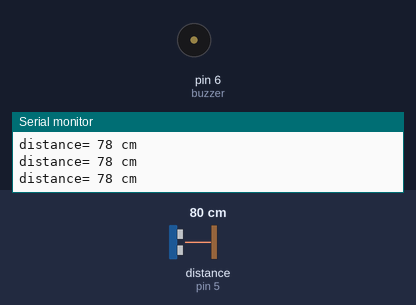
The sketch below on a simulated Arduino Uno, built with avr-gcc and run on an emulated ATmega328P. Parts: buzzer (waves = sounding, pin HIGH), the last lines printed to the serial monitor. Wiring (inferred from the names in the program): ultrasonic range finder: trigger pin 9; echo pin 5. The test bench sets the inputs (shaded band); at power-on: distance to the obstacle (sensor on pin 5) 80 cm. The echo pulse lasts 58.3 µs per cm; pins used as bus, display or sensor lines are not drawn.

Above: at 1.3 s.
1.4 s: distance to the obstacle (sensor on pin 5) set to 97 cm
3.7 s: distance to the obstacle (sensor on pin 5) set to 105 cm
At 5.4 s:
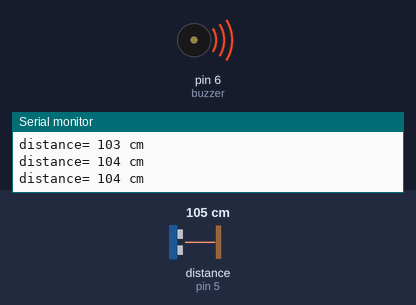
6.0 s: distance to the obstacle (sensor on pin 5) set to 18 cm
At 7.7 s:
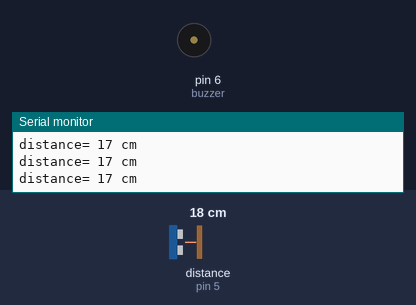
8.0 s: distance to the obstacle (sensor on pin 5) set to 120 cm
At 9.7 s:
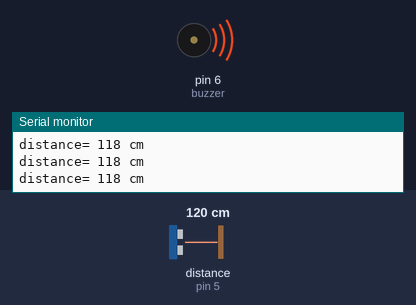
Timing chart, 0 to 11.0 s (numbered marks = the images above; inputs shaded):
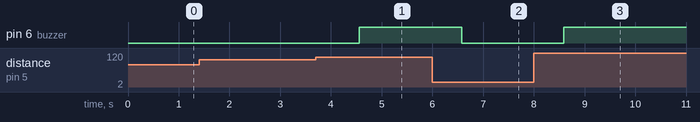

The sketch:

ultrasonic_buzzer.ino
```cpp
// C++ code
 int trig=9;
int echo=5;
int buzzer=6;
int distance;
long duration;

void setup() {
  // put your setup code here, to run once:
Serial.begin(9600);
pinMode(trig, OUTPUT);
pinMode(echo, INPUT);
pinMode(buzzer, OUTPUT);
}

void loop() {
  // put your main code here, to run repeatedly:
digitalWrite(trig, LOW);
delayMicroseconds(2);
digitalWrite(trig, HIGH);
delayMicroseconds(10);
digitalWrite(trig, LOW);

duration=pulseIn(echo, HIGH);
distance=duration*0.034/2;

Serial.print("distance= ");
Serial.print(distance);
Serial.println(" cm");
delay(500);

  if(distance>100)
  {
    digitalWrite(buzzer, HIGH);
  }
  else
  { digitalWrite(buzzer, LOW);
}
}
```

Measured:
- the behaviour switches between 101 and 102 cm on distance to the obstacle (sensor on pin 5) (found by bisection; images 0 and 1)
- after the input at 3.7 s, pin 6 (buzzer): LOW → HIGH after 0.86 s
- after the input at 6.0 s, pin 6 (buzzer): HIGH → LOW after 0.58 s
- after the input at 8.0 s, pin 6 (buzzer): LOW → HIGH after 0.59 s
